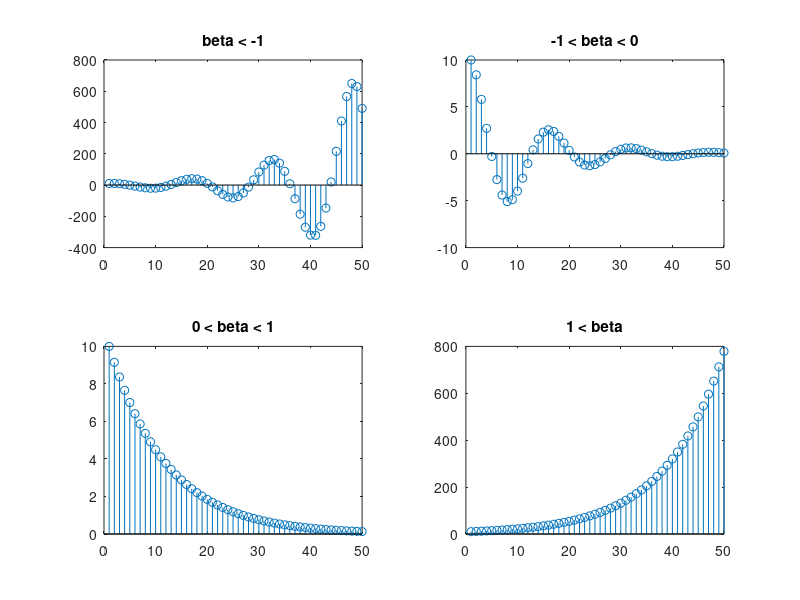

Source code (MATLAB):
figure

subplot(2,2,1)
X = linspace(0,2*pi,50)';
B = -2;
Y1= [10*B.^X];
stem(Y1);
title('beta < -1');

subplot(2,2,2)
B = -0.5;
Y2= [10*B.^X];
stem(Y2);
title('-1 < beta < 0');

subplot(2,2,3)
B = 0.5;
Y3= [10*B.^X];
stem(Y3);
title('0 < beta < 1');

subplot(2,2,4)
B = 2;
Y4= [10*B.^X];
stem(Y4);
title('1 < beta');